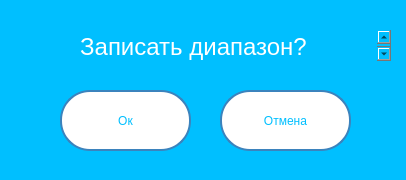
<?xml version="1.0" encoding="UTF-8"?>
<ui version="4.0">
 <class>Form</class>
 <widget class="QWidget" name="Form">
  <property name="geometry">
   <rect>
    <x>0</x>
    <y>0</y>
    <width>406</width>
    <height>180</height>
   </rect>
  </property>
  <property name="windowTitle">
   <string>Form</string>
  </property>
  <property name="styleSheet">
   <string notr="true">background: #00BFFF;</string>
  </property>
  <widget class="QPushButton" name="pushButton">
   <property name="geometry">
    <rect>
     <x>60</x>
     <y>90</y>
     <width>131</width>
     <height>61</height>
    </rect>
   </property>
   <property name="styleSheet">
    <string notr="true">QPushButton{
background-color: white;
color: #00BFFF;
border: 2px solid rgb(59, 131, 189);
border-radius: 30;
font: 18pt &quot;.AppleSystemUIFont&quot;;
}

QPushButton:pressed{
background-color: rgb(200, 255, 255);
}</string>
   </property>
   <property name="text">
    <string>Ок</string>
   </property>
  </widget>
  <widget class="QPushButton" name="pushButton_2">
   <property name="geometry">
    <rect>
     <x>220</x>
     <y>90</y>
     <width>131</width>
     <height>61</height>
    </rect>
   </property>
   <property name="styleSheet">
    <string notr="true">QPushButton{
background-color: white;
color: #00BFFF;
border: 2px solid rgb(59, 131, 189);
border-radius: 30;
font: 18pt &quot;.AppleSystemUIFont&quot;;
}

QPushButton:pressed{
background-color: rgb(200, 255, 255);
}
</string>
   </property>
   <property name="text">
    <string>Отмена</string>
   </property>
  </widget>
  <widget class="QTextBrowser" name="textBrowser">
   <property name="geometry">
    <rect>
     <x>10</x>
     <y>30</y>
     <width>381</width>
     <height>31</height>
    </rect>
   </property>
   <property name="styleSheet">
    <string notr="true">border: 0px;
font: 18pt &quot;.AppleSystemUIFont&quot;;</string>
   </property>
   <property name="html">
    <string>&lt;!DOCTYPE HTML PUBLIC &quot;-//W3C//DTD HTML 4.0//EN&quot; &quot;http://www.w3.org/TR/REC-html40/strict.dtd&quot;&gt;
&lt;html&gt;&lt;head&gt;&lt;meta name=&quot;qrichtext&quot; content=&quot;1&quot; /&gt;&lt;style type=&quot;text/css&quot;&gt;
p, li { white-space: pre-wrap; }
&lt;/style&gt;&lt;/head&gt;&lt;body style=&quot; font-family:'.AppleSystemUIFont'; font-size:18pt; font-weight:400; font-style:normal;&quot;&gt;
&lt;p align=&quot;center&quot; style=&quot; margin-top:0px; margin-bottom:0px; margin-left:0px; margin-right:0px; -qt-block-indent:0; text-indent:0px;&quot;&gt;&lt;span style=&quot; color:#ffffff;&quot;&gt;Записать диапазон?&lt;/span&gt;&lt;/p&gt;&lt;/body&gt;&lt;/html&gt;</string>
   </property>
  </widget>
 </widget>
 <resources/>
 <connections/>
</ui>
